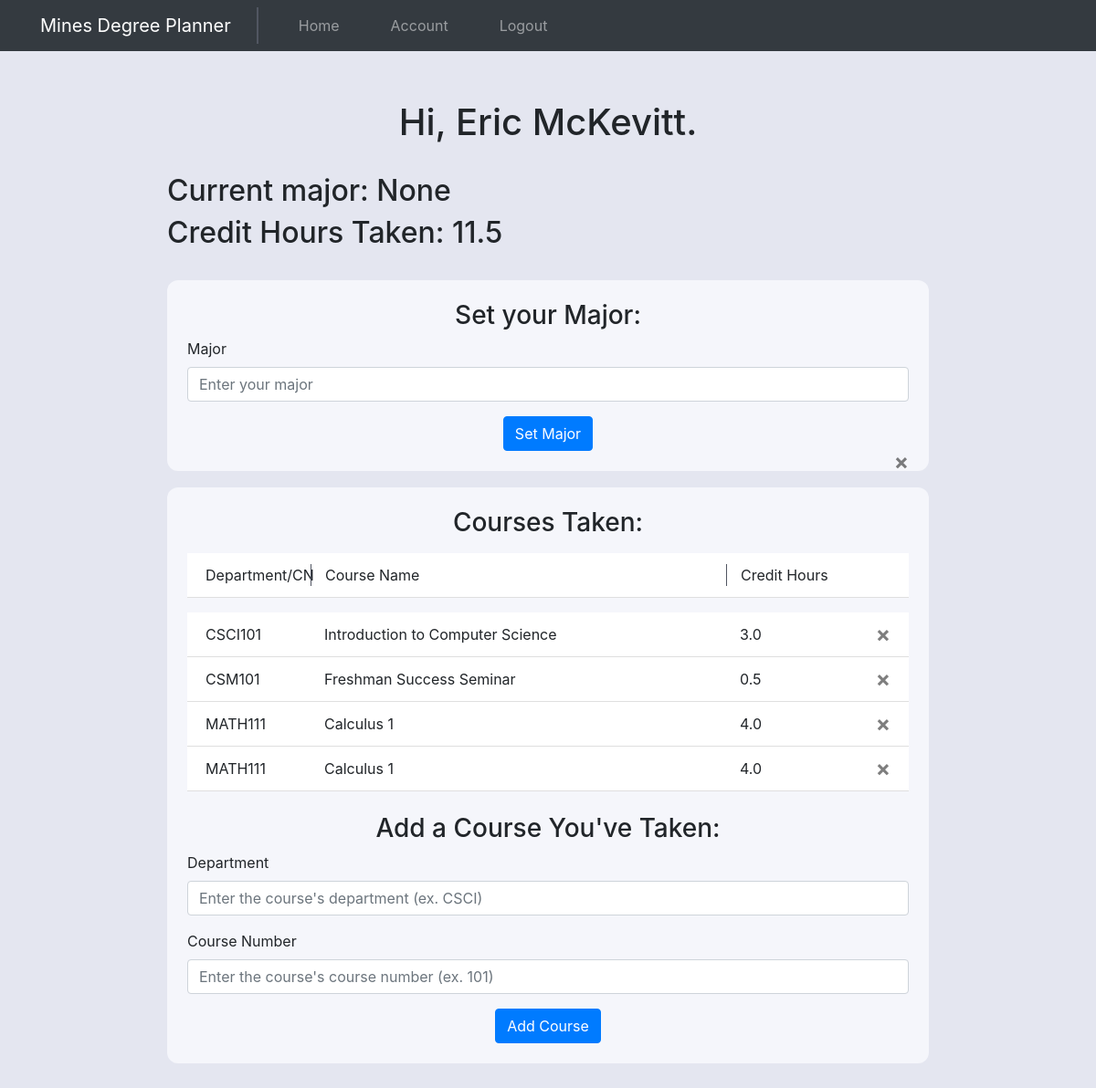
Page /account (signed in) on the earlier database version.
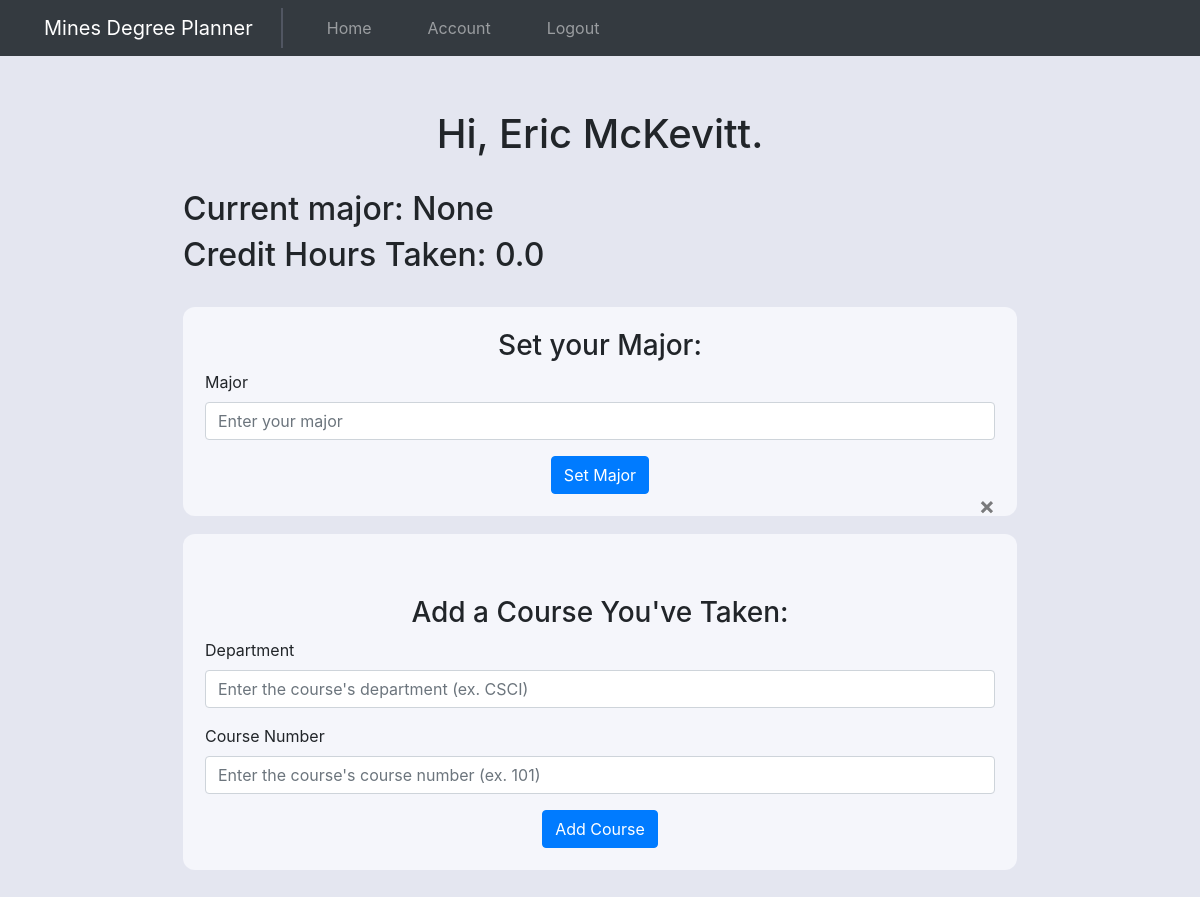
Same page on the later database version.
### website/models.py (models this page shows)
class User(db.Model, UserMixin):
    id = db.Column(db.Integer, primary_key=True)
    cwid = db.Column(db.Integer, unique=True)
    email = db.Column(db.String(150), unique=True)
    password = db.Column(db.String(150))
    first_name = db.Column(db.String(150))
    last_name = db.Column(db.String(150))
    major = db.Column(db.String(150))
    credits_taken = db.Column(db.String(10))
    courses = db.relationship('Course')

class Course(db.Model):
    id = db.Column(db.Integer, primary_key=True)
    department = db.Column(db.String(4))
    course_number = db.Column(db.String(3))
    course_name = db.Column(db.String(500))
    credit_hours = db.Column(db.String(10))
    user_id = db.Column(db.Integer, db.ForeignKey('user.id'))

### website/views.py (the view, shortened to what this page needs)
@views.route('/account', methods=['GET', 'POST'])
@login_required
def account():
    return render_template("account.html", user=current_user)

### website/__init__.py (called while the page is built)
def create_app():
    app = Flask(__name__)
    app.config['SECRET_KEY'] = 'josiefnapwpawoj'
    app.config['SQLALCHEMY_DATABASE_URI'] = f'sqlite:///{DB_NAME}'
    db.init_app(app)
    from .views import views
    from .auth import auth
    app.register_blueprint(views, url_prefix="/")
    app.register_blueprint(auth, url_prefix="/")
    from .models import User, Course
    create_database(app)
    login_manager = LoginManager()
    login_manager.login_view = 'auth.login'
    login_manager.init_app(app)
    @login_manager.user_loader
    def load_user(id):
        return User.query.get(int(id))
    return app

### website/templates/account.html (shortened to what this page needs)
{% extends "base.html" %} {% block title %}Account{% endblock %} {% block
content%}
<br />
<h1 style="text-align: center">Hi, {{user.first_name}} {{user.last_name}}.</h1>
<br />
<h2>Current major: {{ user.major }}</h2>
<h2>Credit Hours Taken: {{user.credits_taken}}</h2>
<br />
<div class="account-section">
    <form method="POST">
        <h3 align="center">Set your Major:</h3>
        <div class="form-group">
            <label for="department">Major</label>
            <input
                type="text"
                class="form-control"
                id="major"
                name="major"
                placeholder="Enter your major"
            />
        </div>
        <div align="center">
            <button type="submit" class="btn btn-primary">Set Major</button>
        </div>
    </form>
    <button type="button" class="close" onClick="deleteMajor()">
        <span aria-hidden="true">&times;</span>
    </button>
</div>
<section class="courses-section">
    {% if user.courses %}
    <h3 align="center">Courses Taken:</h3>
    <ul
        class="list-group list-group-flush courses-taken-list"
        id="notes_titles"
    >
        <li class="list-group-item courses-taken-column-names">
            <div class="row">
                <div class="col-sm-2">Department/CN</div>
                <div class="col-md-7">Course Name</div>
                <div class="col-sm-2">Credit Hours</div>
                <div class="col-sm-1"></div>
            </div>
        </li>
    </ul>
    {% endif %}
    <ul class="list-group list-group-flush courses-taken-list" id="notes">
        {% for course in user.courses %}
        <li class="list-group-item">
            <div class="row">
                <div class="col-sm-2">
                    {{course.department}}{{course.course_number}}
                </div>
                <div class="col-md-7">{{course.course_name}}</div>
                <div class="col-sm-2">{{course.credit_hours}}</div>
                <div class="col-sm-1">
                    <button
                        type="button"
                        class="close"
                        onClick="deleteCourse({{ course.id }})"
                    >
                        <span aria-hidden="true">&times;</span>
                    </button>
                </div>
            </div>
        </li>
        {% endfor %}
    </ul>
    <br />
    <form method="POST">
        <h3 align="center">Add a Course You've Taken:</h3>
        <div class="form-group">
            <label for="department">Department</label>
            <input
                type="text"
                class="form-control"
                id="department"
                name="department"
                placeholder="Enter the course's department (ex. CSCI)"
            />
        </div>
        <div class="form-group">
            <label for="course_number">Course Number</label>
            <input
                type="text"
                class="form-control"
                id="course_number"
                name="course_number"
                placeholder="Enter the course's course number (ex. 101)"
            />
        </div>
        <div align="center">
            <button type="submit" class="btn btn-primary">Add Course</button>
        </div>
    </form>
</section>
{% endblock %}

### website/templates/base.html (shortened to what this page needs)
<!DOCTYPE html>
<html lang="en">
    <head>
        <link
            rel="stylesheet"
            href="https://stackpath.bootstrapcdn.com/bootstrap/4.4.1/css/bootstrap.min.css"
        />
        <link
            rel="stylesheet"
            href="https://stackpath.bootstrapcdn.com/font-awesome/4.7.0/css/font-awesome.min.css"
        />
        <link rel="stylesheet" href="../static/style.css" />
    </head>
    <body>
        <nav class="navbar navbar-expand-lg navbar-dark bg-dark">
            <a
                class="navbar-brand nav-item-padding navbar-title"
                href="/"
                id="nav-title"
                >Mines Degree Planner</a
            >
            <div class="collapse navbar-collapse" id="navbar">
                <div class="navbar-nav">
                    {% if user.is_authenticated %}
                    <a
                        href="/"
                        class="nav-item nav-link nav-item-padding"
                        id="home"
                        >Home</a
                    >
                    <a
                        href="/account"
                        class="nav-item nav-link nav-item-padding"
                        id="account"
                        >Account</a
                    >
                    <a
                        href="/logout"
                        class="nav-item nav-link nav-item-padding"
                        id="logout"
                        >Logout</a
                    >
                    {% endif %}
                </div>
            </div>
        </nav>
        <div class="container-sm" id="main-container">
            {% block content %} {% endblock %}
        </div>
    </body>
</html>

### website/static/style.css (style rules this page uses)
:root { --very-light-blue: #f5f6fb; --darker-color: #e4e6f0; }
body { background-color: var(--darker-color); }
.navbar-title { border-right: #515662 0px solid; transition-duration: 300ms !important; }
.nav-item-padding { padding-left: 28px !important; padding-right: 28px !important; }
body { display: flex; flex-direction: column; }
#main-container { padding-top: 30px; margin: auto !important ; align-self: center; justify-self: center; }
.account-section { padding: 22px; border-radius: 12px; background-color: var(--very-light-blue); margin-bottom: 18px; }
.courses-section { padding: 22px; border-radius: 12px; background-color: var(--very-light-blue); }
@media screen and (min-width: 576px) { #main-container { width: 72%; } }
@media screen and (min-width: 992px) { .navbar-title { border-right: #515662 2px solid; transition-duration: 300ms !important; } }

Differences in the rows shown:
removed Course: department "CSCI", course_number "101", course_name "Introduction to Computer Science", credit_hours "3.0"
removed Course: department "CSM", course_number "101", course_name "Freshman Success Seminar", credit_hours "0.5"
removed Course: department "MATH", course_number "111", course_name "Calculus 1", credit_hours "4.0"
removed Course: department "MATH", course_number "111", course_name "Calculus 1", credit_hours "4.0"
changed User "Eric": credits_taken "11.5" → "0.0"
Other differences:
text no longer shown: "Courses Taken: Department/CN Course Name Credit Hours"
